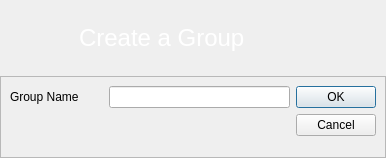
<?xml version="1.0" encoding="UTF-8"?>
<ui version="4.0">
 <class>CreateGroup</class>
 <widget class="QDialog" name="CreateGroup">
  <property name="geometry">
   <rect>
    <x>0</x>
    <y>0</y>
    <width>386</width>
    <height>158</height>
   </rect>
  </property>
  <property name="windowTitle">
   <string>Create a Group</string>
  </property>
  <layout class="QGridLayout" name="gridLayout_4">
   <property name="horizontalSpacing">
    <number>6</number>
   </property>
   <property name="verticalSpacing">
    <number>0</number>
   </property>
   <property name="margin">
    <number>0</number>
   </property>
   <item row="0" column="0">
    <widget class="QFrame" name="frame">
     <property name="styleSheet">
      <string notr="true">QFrame#frame{background-image: url(:/images/connect/connectFriendBanner.png);} 
</string>
     </property>
     <property name="frameShape">
      <enum>QFrame::NoFrame</enum>
     </property>
     <property name="frameShadow">
      <enum>QFrame::Plain</enum>
     </property>
     <layout class="QGridLayout" name="gridLayout">
      <property name="leftMargin">
       <number>9</number>
      </property>
      <property name="topMargin">
       <number>6</number>
      </property>
      <property name="rightMargin">
       <number>9</number>
      </property>
      <property name="bottomMargin">
       <number>6</number>
      </property>
      <item row="0" column="0">
       <widget class="QLabel" name="label_2">
        <property name="minimumSize">
         <size>
          <width>64</width>
          <height>64</height>
         </size>
        </property>
        <property name="maximumSize">
         <size>
          <width>64</width>
          <height>64</height>
         </size>
        </property>
        <property name="text">
         <string/>
        </property>
        <property name="pixmap">
         <pixmap resource="../images.qrc">:/images/user/add_group256.png</pixmap>
        </property>
        <property name="scaledContents">
         <bool>true</bool>
        </property>
       </widget>
      </item>
      <item row="0" column="1">
       <widget class="QLabel" name="headerLabel">
        <property name="font">
         <font>
          <pointsize>18</pointsize>
          <weight>75</weight>
          <bold>true</bold>
         </font>
        </property>
        <property name="text">
         <string>&lt;!DOCTYPE HTML PUBLIC &quot;-//W3C//DTD HTML 4.0//EN&quot; &quot;http://www.w3.org/TR/REC-html40/strict.dtd&quot;&gt;
&lt;html&gt;&lt;head&gt;&lt;meta name=&quot;qrichtext&quot; content=&quot;1&quot; /&gt;&lt;style type=&quot;text/css&quot;&gt;
p, li { white-space: pre-wrap; }
&lt;/style&gt;&lt;/head&gt;&lt;body style=&quot; font-family:'MS Shell Dlg 2'; font-size:18pt; font-weight:600; font-style:normal;&quot;&gt;
&lt;p style=&quot; margin-top:0px; margin-bottom:0px; margin-left:0px; margin-right:0px; -qt-block-indent:0; text-indent:0px;&quot;&gt;&lt;span style=&quot; font-weight:400; color:#ffffff;&quot;&gt;Create a Group&lt;/span&gt;&lt;/p&gt;&lt;/body&gt;&lt;/html&gt;</string>
        </property>
       </widget>
      </item>
     </layout>
    </widget>
   </item>
   <item row="1" column="0">
    <widget class="QFrame" name="frame_2">
     <property name="frameShape">
      <enum>QFrame::StyledPanel</enum>
     </property>
     <property name="frameShadow">
      <enum>QFrame::Raised</enum>
     </property>
     <layout class="QGridLayout" name="gridLayout_3">
      <item row="0" column="0">
       <layout class="QGridLayout">
        <property name="margin">
         <number>0</number>
        </property>
        <property name="spacing">
         <number>6</number>
        </property>
        <item row="0" column="0">
         <widget class="QLabel" name="label">
          <property name="text">
           <string>Group Name</string>
          </property>
         </widget>
        </item>
        <item row="0" column="2">
         <widget class="QLineEdit" name="groupname">
          <property name="toolTip">
           <string>Enter a name for your group</string>
          </property>
         </widget>
        </item>
        <item row="0" column="1">
         <spacer>
          <property name="orientation">
           <enum>Qt::Horizontal</enum>
          </property>
          <property name="sizeType">
           <enum>QSizePolicy::Fixed</enum>
          </property>
          <property name="sizeHint" stdset="0">
           <size>
            <width>24</width>
            <height>20</height>
           </size>
          </property>
         </spacer>
        </item>
       </layout>
      </item>
      <item row="0" column="1" rowspan="2">
       <widget class="QDialogButtonBox" name="buttonBox">
        <property name="orientation">
         <enum>Qt::Vertical</enum>
        </property>
        <property name="standardButtons">
         <set>QDialogButtonBox::Cancel|QDialogButtonBox::Ok</set>
        </property>
       </widget>
      </item>
      <item row="1" column="0">
       <spacer name="verticalSpacer">
        <property name="orientation">
         <enum>Qt::Vertical</enum>
        </property>
        <property name="sizeHint" stdset="0">
         <size>
          <width>208</width>
          <height>21</height>
         </size>
        </property>
       </spacer>
      </item>
     </layout>
    </widget>
   </item>
  </layout>
 </widget>
 <resources>
  <include location="../images.qrc"/>
 </resources>
 <connections>
  <connection>
   <sender>buttonBox</sender>
   <signal>rejected()</signal>
   <receiver>CreateGroup</receiver>
   <slot>reject()</slot>
   <hints>
    <hint type="sourcelabel">
     <x>338</x>
     <y>116</y>
    </hint>
    <hint type="destinationlabel">
     <x>192</x>
     <y>78</y>
    </hint>
   </hints>
  </connection>
 </connections>
</ui>
